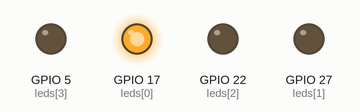
A program run on a simulated Raspberry Pi (BCM pin numbers). Parts: output pins drawn as LEDs (lit = HIGH).

Above: at 0.5 s.
At 1.5 s:
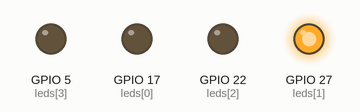
At 2.5 s:
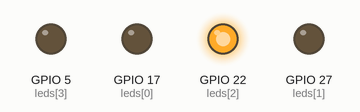
At 3.5 s:
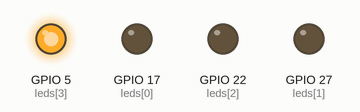
Timing chart, 0 to 5.2 s (numbered marks = the images above):
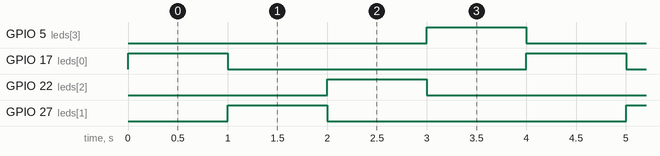

Measured:
- by itself, GPIO 5 (leds[3]), GPIO 17 (leds[0]), GPIO 22 (leds[2]), GPIO 27 (leds[1]): alternates HIGH for 1.0 s and LOW for 3.0 s
- by itself, everything shown: repeats every 4.0 s, in 4 steps

The program:

LED_Domino_With_gpiozero.py
```python
#!/usr/bin/python3

from gpiozero import LED
from time import sleep
import signal
import sys

# 사용할 GPIO 핀 번호를 순서대로 리스트에 저장
pins = [17, 27, 22, 5]
leds = [LED(pin) for pin in pins]

# 종료 시 모든 LED OFF 후 종료
def cleanup(sig, frame):
    print("\nLED OFF 후 종료합니다.")
    for led in leds:
        led.off()
    sys.exit(0)

# 종료 시그널 핸들링 등록 (Ctrl+C 등)
signal.signal(signal.SIGINT, cleanup)
signal.signal(signal.SIGTERM, cleanup)

# 메인 루프: LED 하나씩 도미노처럼 켜기
while True:
    for led in leds:
        for l in leds:
            l.off()       # 모든 LED OFF
        led.on()          # 현재 LED만 ON
        sleep(1)          # 1초 대기
```
